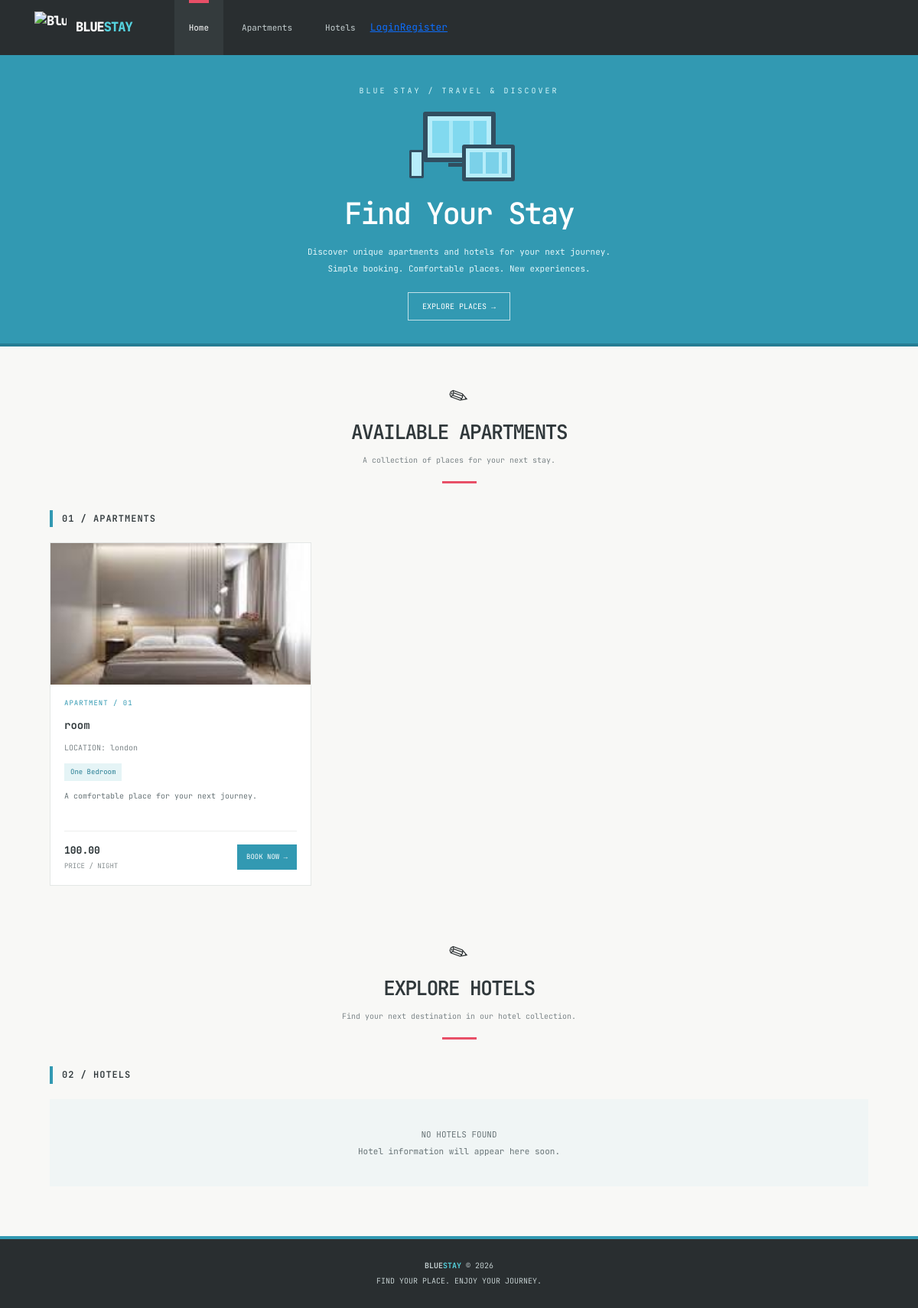
The page / on the database its author committed.
### booking_app/models.py (models this page shows, shortened)
class Apartment(models.Model):
    APARTAMENT_TYPES = [
        ('studio', 'Studio'),
        ('one_bedroom', 'One Bedroom'),
        ('two_bedroom', 'Two Bedroom'),
        ('penthouse', 'Penthouse'),
    ]
    name = models.CharField(max_length=150)
    location = models.CharField(max_length=150)
    description = models.TextField(null=True, blank=True)
    price_per_night = models.DecimalField(max_digits=8, decimal_places=2)
    capacity = models.IntegerField(default=1)
    image =  models.ImageField(upload_to='apartments/', null=True, blank=True)
    type_apartment = models.CharField(max_length=50, choices=APARTAMENT_TYPES, default='one_bedroom')
    is_available = models.BooleanField(default=True)

### booking_app/views.py (the view)
# urls.py: 2. Add a URL to urlpatterns:  path('', views.home, name='home')
def home(request):
    apartments = Apartment.objects.filter(is_available=True)
    return render(request, 'home.html', {'apartments': apartments})

### templates/home.html (shortened to what this page needs)
{% extends "base.html" %}
{% block content %}
<section class="hero" id="home">
    <div class="hero-label">BLUE STAY / TRAVEL & DISCOVER</div>
    <div class="hero-symbol">
        <div class="device monitor"></div>
        <div class="device tablet"></div>
        <div class="device phone"></div>
    </div>
    <h1>Find Your Stay</h1>
    <p>
        Discover unique apartments and hotels for your next journey.<br>
        Simple booking. Comfortable places. New experiences.
    </p>
    <a href="#apartments" class="hero-button">
        EXPLORE PLACES &rarr;
    </a>
</section>
<main class="portfolio">
    <section id="apartments">
        <div class="section-heading">
            <div class="section-icon">✎</div>
            <h2>Available Apartments</h2>
            <p>A collection of places for your next stay.</p>
            <div class="section-line"></div>
        </div>
        <h3 class="category-title">01 / Apartments</h3>
        <div class="listing-grid">
            {% for apartment in apartments %}
                <article class="listing-card">
                    {% if apartment.image %}
                        <img
                            src="{{ apartment.image.url }}"
                            class="listing-image"
                            alt="{{ apartment.name }}"
                        >
                    {% else %}
                        <div class="image-empty">⌂</div>
                    {% endif %}
                    <div class="listing-body">
                        <div class="listing-number">
                            APARTMENT / {{ forloop.counter|stringformat:"02d" }}
                        </div>
                        <h3>{{ apartment.name }}</h3>
                        <div class="listing-location">
                            LOCATION: {{ apartment.location }}
                        </div>
                        <span class="type-badge">
                            {{ apartment.get_type_apartment_display }}
                        </span>
                        <div class="listing-description">
                            {% if apartment.description %}
                                {{ apartment.description|truncatewords:12 }}
                            {% else %}
                                A comfortable place for your next journey.
                            {% endif %}
                        </div>
                        <div class="listing-bottom">
                            <div class="listing-price">
                                {{ apartment.price_per_night }}
                                <small>PRICE / NIGHT</small>
                            </div>
                            <a
                                href="{% url 'apartment_page' apartment.id %}"
                                class="listing-button"
                            >
                                BOOK NOW &rarr;
                            </a>
                        </div>
                    </div>
                </article>
            {% empty %}
                <div class="empty-state">
                    NO APARTMENTS FOUND<br>
                    New places will appear here soon.
                </div>
            {% endfor %}
        </div>
    </section>
    <section id="hotels" class="hotels-section">
        <div class="section-heading">
            <div class="section-icon">✎</div>
            <h2>Explore Hotels</h2>
            <p>Find your next destination in our hotel collection.</p>
            <div class="section-line"></div>
        </div>
        <h3 class="category-title">02 / Hotels</h3>
        <div class="listing-grid">
            {% for hotel in hotels %}
                <article class="listing-card hotel-card">
                    <div class="image-empty">⌂</div>
                    <div class="listing-body">
                        <div class="listing-number">
                            HOTEL / {{ forloop.counter|stringformat:"02d" }}
                        </div>
                        <h3>{{ hotel.name }}</h3>
                        <div class="listing-location">
                            LOCATION: {{ hotel.location }}
                        </div>
                        <div class="listing-description">
                            {{ hotel.description|truncatewords:18 }}
                        </div>
                    </div>
                </article>
            {% empty %}
                <div class="empty-state">
                    NO HOTELS FOUND<br>
                    Hotel information will appear here soon.
                </div>
            {% endfor %}
        </div>
    </section>
</main>
{% endblock %}

### static/style.css (style rules this page uses)
:root { --primary: #3299b2; --primary-dark: #267d93; --accent: #e84f67; --dark: #292e30; --text: #30383b; --muted: #7c8588; --background: #f8f8f6; --border: #e4e7e6; }
* { box-sizing: border-box; }
html { scroll-behavior: smooth; scroll-padding-top: 90px; }
body { margin: 0; background: var(--background); color: var(--text); font-family: 'JetBrains Mono', monospace; font-size: 13px; }
a { transition: color .2s, background .2s; }
h1, h2, h3, h4, h5 { font-family: 'JetBrains Mono', monospace; }
.hero { min-height: 340px; background: var(--primary); color: white; text-align: center; padding: 35px 20px 30px; border-bottom: 4px solid var(--primary-dark); }
.hero-label { margin-bottom: 20px; color: #d5f6fa; font-size: 10px; letter-spacing: 3px; }
.hero-symbol { position: relative; width: 145px; height: 95px; margin: 0 auto 15px; }
.device { position: absolute; background: #b6edfa; border: 6px solid #314e60; border-radius: 3px; }
.monitor { width: 95px; height: 66px; top: 0; left: 25px; }
.monitor::before { content: ""; position: absolute; inset: 6px; background: repeating-linear-gradient( 90deg, #81d9ef 0 22px, #a8e9f7 22px 27px ); }
.monitor::after { content: ""; position: absolute; bottom: -12px; left: 27px; width: 30px; height: 5px; background: #314e60; }
.tablet { width: 69px; height: 48px; right: 0; bottom: 4px; border-width: 5px; }
.tablet::before { content: ""; position: absolute; inset: 5px; background: repeating-linear-gradient( 90deg, #7bd1e9 0 17px, #b6edfa 17px 21px ); }
.phone { width: 19px; height: 37px; left: 7px; bottom: 8px; border-width: 3px; border-radius: 2px; }
.hero h1 { margin: 10px 0 15px; font-size: clamp(27px, 4vw, 39px); font-weight: 500; letter-spacing: -2px; }
.hero p { max-width: 570px; margin: 0 auto; color: #e2f6fa; font-size: 11px; line-height: 2; }
.hero-button { display: inline-block; margin-top: 20px; padding: 10px 18px; border: 1px solid rgba(255, 255, 255, .7); color: white; text-decoration: none; font-size: 10px; }
.portfolio { max-width: 1120px; margin: 0 auto; padding: 43px 25px 65px; }
.section-heading { text-align: center; margin-bottom: 35px; }
.section-icon { display: inline-block; margin-bottom: 8px; color: var(--dark); font-size: 30px; transform: rotate(-25deg); }
.section-heading h2 { margin: 0 0 13px; font-size: clamp(19px, 3vw, 26px); font-weight: 600; letter-spacing: -1.5px; text-transform: uppercase; }
.section-heading p { color: var(--muted); font-size: 10px; line-height: 1.8; }
.section-line { width: 45px; height: 3px; margin: 18px auto 0; background: var(--accent); }
.category-title { margin: 35px 0 20px; padding: 4px 0 4px 12px; border-left: 4px solid var(--primary); font-size: 12px; font-weight: 600; text-transform: uppercase; letter-spacing: 1px; }
.listing-grid { display: grid; grid-template-columns: repeat(3, minmax(0, 1fr)); gap: 22px; }
.listing-card { min-width: 0; overflow: hidden; background: white; border: 1px solid var(--border); transition: transform .25s, box-shadow .25s; }
.listing-image, .image-empty { display: flex; width: 100%; height: 185px; }
.listing-image { object-fit: cover; background: #d5eef1; }
.listing-body { padding: 18px; }
.listing-number { margin-bottom: 10px; color: var(--primary); font-size: 9px; letter-spacing: 1px; }
.listing-card h3 { margin: 0 0 9px; font-size: 14px; font-weight: 600; line-height: 1.7; overflow-wrap: anywhere; }
.listing-location { margin-bottom: 13px; color: var(--muted); font-size: 10px; overflow-wrap: anywhere; }
.type-badge { display: inline-block; margin-bottom: 10px; padding: 5px 8px; background: #e5f4f6; color: var(--primary-dark); font-size: 9px; }
.listing-description { min-height: 38px; margin-bottom: 17px; color: #687477; font-size: 10px; line-height: 1.9; overflow-wrap: anywhere; }
.listing-bottom { display: flex; align-items: center; justify-content: space-between; gap: 10px; padding-top: 15px; border-top: 1px solid #eceeed; }
.listing-price { color: #252e31; font-size: 13px; font-weight: 700; overflow-wrap: anywhere; }
.listing-price small { display: block; margin-top: 4px; color: #858d8f; font-size: 9px; font-weight: 400; }
.listing-button { padding: 10px 12px; background: var(--primary); color: white; font-size: 9px; text-decoration: none; white-space: nowrap; }
.hotels-section { margin-top: 65px; }
.empty-state { grid-column: 1 / -1; padding: 35px 20px; background: #f0f5f5; color: #687477; font-size: 11px; line-height: 2; text-align: center; }

### rows shown on the page
Apartment: image (picture), name "room", location "london", type_apartment "One Bedroom", shows "A comfortable place for your next journey.", price_per_night "100.00"
